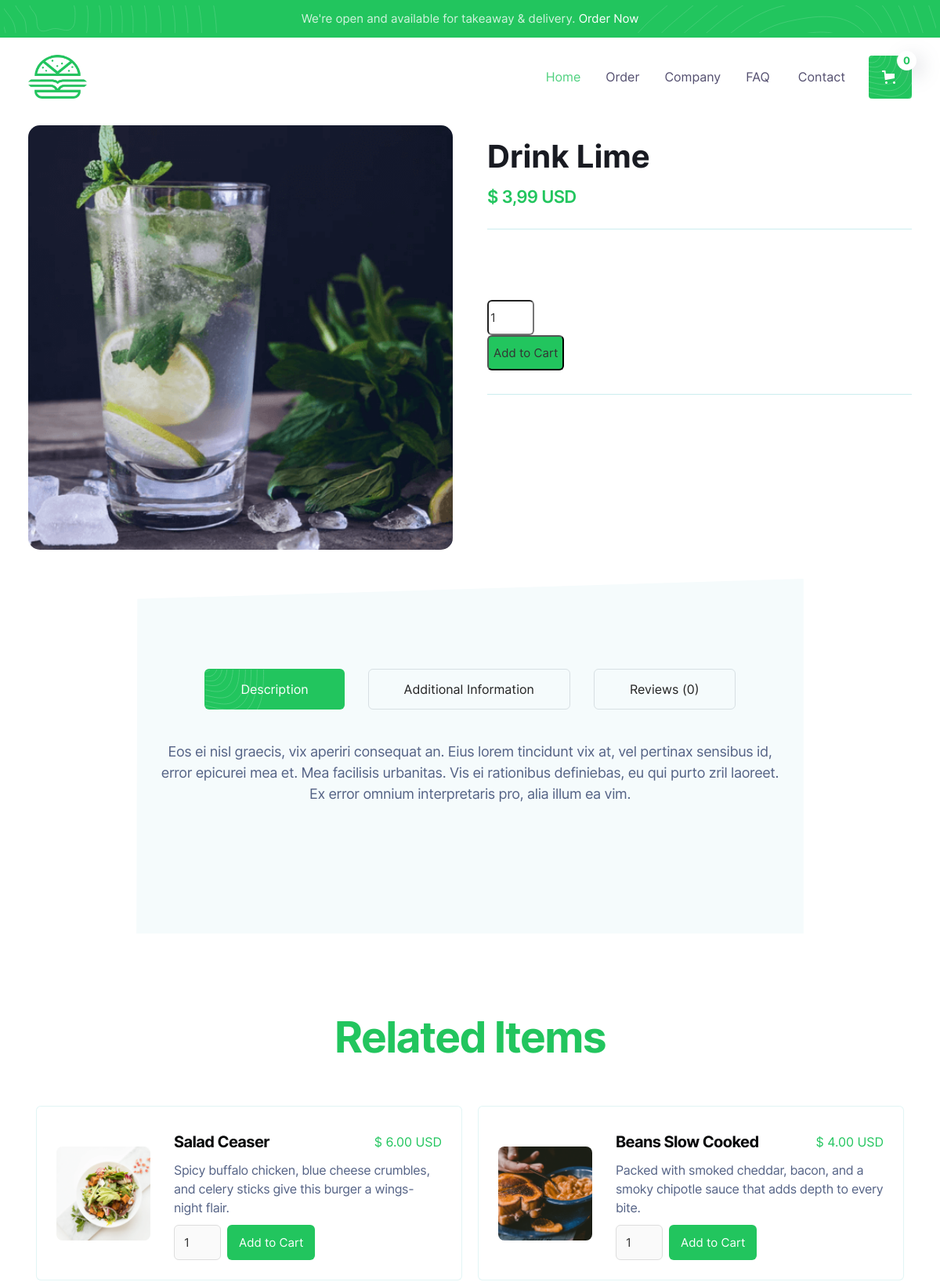
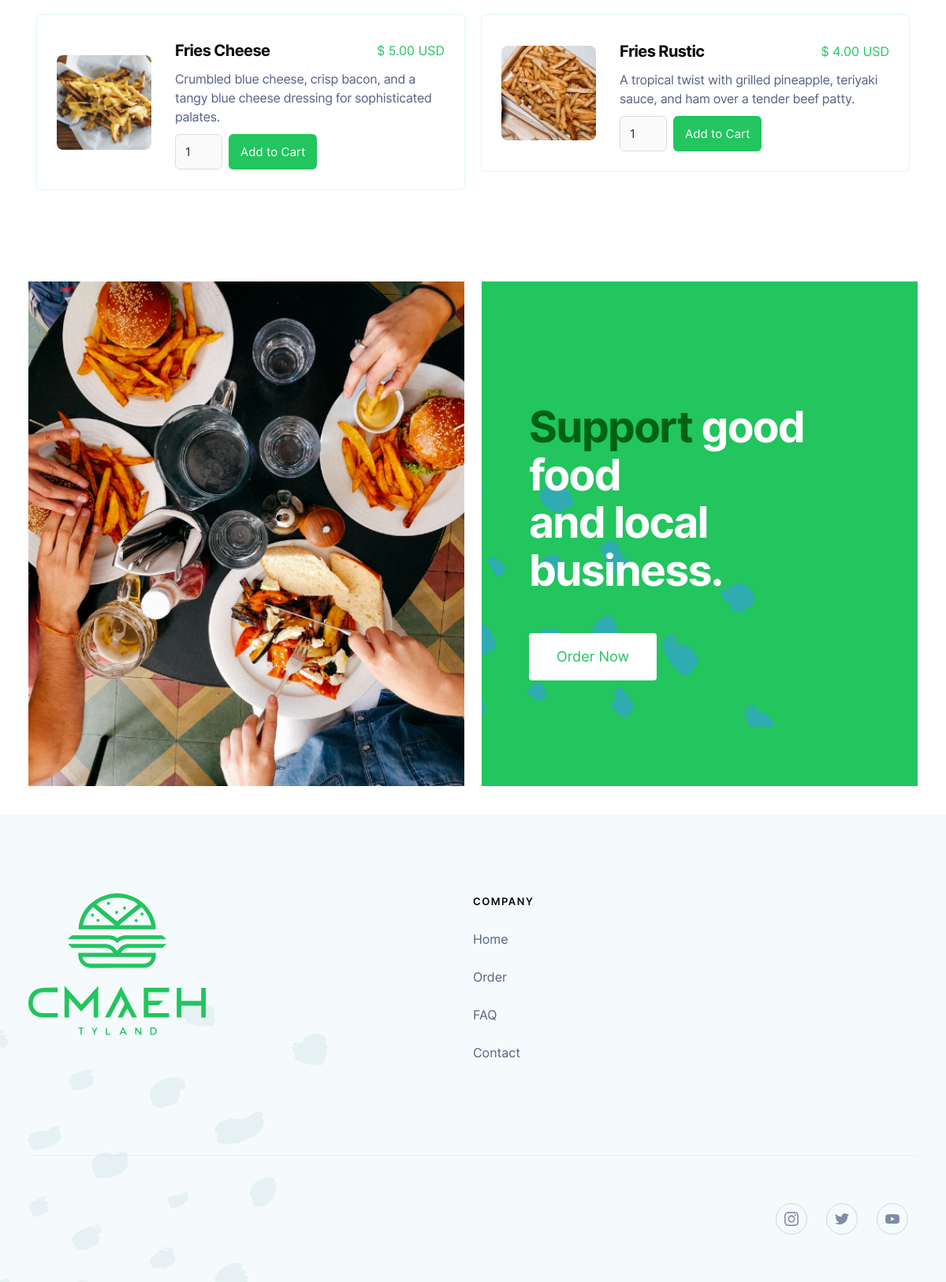
The app's page /product/drink-lime with its own data (2 pictures, top to bottom).
### core/models.py (models this page shows, shortened)
class Product(models.Model):
  BURGER = 'burgers'
  SIDE = 'sides'
  DRINK = 'drinks'
  CATEGORY_CHOICES = [
    (BURGER, 'Burgers'),
    (SIDE, 'Sides'),
    (DRINK, 'Drinks'),
  ]
  title = models.CharField(max_length=100)
  subtitle = models.CharField(max_length=200,  blank=True)
  price = models.DecimalField(max_digits=10, decimal_places=2)
  description = models.TextField()
  is_featured = models.BooleanField(default=False)
  slug = AutoSlugField(populate_from='title', unique=True, blank=True)
  image = models.ImageField(null=True)
  category = models.CharField(null=True,max_length=100, choices=CATEGORY_CHOICES)
  additional_info = models.TextField(blank=True)
  created_at = models.DateTimeField(auto_now_add=True)
  updated_at = models.DateTimeField(auto_now=True)

### core/views.py (the view)
# urls.py: path('product/<slug:slug>', views.ProductView.as_view(), name='product_details'),
class ProductView(DetailView):
    model = Product
    context_object_name = 'product'
    template_name = "core/product.html"
    def get_context_data(self, **kwargs):
        context = super().get_context_data(**kwargs)
        return context

### core/templates/core/product.html (shortened to what this page needs)
{% extends 'core/base.html' %} {% load static %}  {% block content %}
<div class="content-section-short reduce-m">
    <div class="container">
        <div class="w-layout-grid product-grid">
            <div class="product-image-wrapper">
                <img data-wf-sku-bindings="%5B%7B%22from%22%3A%22f_main_image_4dr%22%2C%22to%22%3A%22src%22%7D%5D" src="{% static 'media/' %}{{product.image}}" alt="Beans Slow Cooked" class="product-image" />
            </div>
            <div class="product-content">
                <h3>{{product.title}}</h3>
                <div data-wf-sku-bindings="%5B%7B%22from%22%3A%22f_price_%22%2C%22to%22%3A%22innerHTML%22%7D%5D" class="price-text">$ {{product.price}} USD</div>
                <div class="plain-line"></div>
                <div class="full-details w-richtext">
                </div>
                <div>
                    <form method="post" action="/add_to_cart/{{ product.id }}/">
                        <input type="number" pattern="^[0-9]+$" inputMode="numeric" id="quantity-{{ product.id }}" name="quantity" min="1" class="quantity" value="1">
                        <input type="submit" class="order-button" value="Add to Cart">
                    </form>
                </div>
                <div class="plain-line"></div>
            </div>
        </div>
    </div>
</div>
<div class="content-section-bg">
    <div class="container-tight">
        <div data-duration-in="300" data-duration-out="100" data-current="Tab 1" data-easing="ease" class="w-tabs">
            <div class="tab-menu w-tab-menu">
                <a data-w-tab="Tab 1" class="tab-link-round w-inline-block w-tab-link w--current">
                    <div>Description</div>
                </a>
                <a data-w-tab="Tab 2" class="tab-link-round w-inline-block w-tab-link">
                    <div>Additional Information</div>
                </a>
                <a data-w-tab="Tab 3" class="tab-link-round w-inline-block w-tab-link">
                    <div>Reviews (0)</div>
                </a>
            </div>
            <div class="w-tab-content">
                <div data-w-tab="Tab 1" class="w-tab-pane w--tab-active">
                    <div class="additional-details w-richtext">
                        <p>{{product.description}}</p>
                    </div>
                </div>
            </div>
        </div>
    </div>
</div>
<div class="content-section-short">
    <div class="container">
        <div class="title-wrap-centre">
            <h2>Related Items</h2>
        </div>
        <div class="w-dyn-list">
            <div role="list" class="w-dyn-items w-row">
                <div role="listitem" class="menu-item w-dyn-item w-col w-col-6">
                    <div class="food-card">
                        <a href="/product/salad-ceaser" class="food-image-square w-inline-block"><img alt="" data-wf-sku-bindings="%5B%7B%22from%22%3A%22f_main_image_4dr%22%2C%22to%22%3A%22src%22%7D%5D" src="../images/side-2006.png" class="food-image" /></a>
                        <div class="food-card-content">
                            <a href="/product/salad-ceaser" class="food-title-wrap w-inline-block">
                                <h6>Salad Ceaser</h6>
                                <div data-wf-sku-bindings="%5B%7B%22from%22%3A%22f_price_%22%2C%22to%22%3A%22innerHTML%22%7D%5D" class="price">$ 6.00 USD</div>
                            </a>
                            <p class="paragraph">Spicy buffalo chicken, blue cheese crumbles, and celery sticks give this burger a wings-night flair.</p>
                            <div class="add-to-cart">
                                <form data-node-type="commerce-add-to-cart-form" data-commerce-sku-id="661ec1154c61f3baf573e318" data-loading-text="Adding to cart..." data-commerce-product-id="661ec1154c61f3baf573e2cb" class="w-commerce-commerceaddtocartform default-state"><input type="number" pattern="^[0-9]+$" inputMode="numeric" id="quantity-77d000eb734842aa4cf87b0bb03800c1" name="commerce-add-to-cart-quantity-input" min="1" class="w-commerce-commerceaddtocartquantityinput quantity" value="1"
                                    /><input type="submit" data-node-type="commerce-add-to-cart-button" data-loading-text="Adding to cart..." aria-busy="false" aria-haspopup="dialog" class="w-commerce-commerceaddtocartbutton order-button" value="Add to Cart"
                                    /></form>
                            </div>
                        </div>
                    </div>
                </div>
                <div role="listitem" class="menu-item w-dyn-item w-col w-col-6">
                    <div class="food-card">
                        <a href="/product/beans-slow-cooked" aria-current="page" class="food-image-square w-inline-block w--current"><img alt="" data-wf-sku-bindings="%5B%7B%22from%22%3A%22f_main_image_4dr%22%2C%22to%22%3A%22src%22%7D%5D" src="../images/side-2005.png" class="food-image" /></a>
                        <div class="food-card-content">
                            <a href="/product/beans-slow-cooked" aria-current="page" class="food-title-wrap w-inline-block w--current">
                                <h6>Beans Slow Cooked</h6>
                                <div data-wf-sku-bindings="%5B%7B%22from%22%3A%22f_price_%22%2C%22to%22%3A%22innerHTML%22%7D%5D" class="price">$ 4.00 USD</div>
                            </a>
                            <p class="paragraph">Packed with smoked cheddar, bacon, and a smoky chipotle sauce that adds depth to every bite.</p>
                            <div class="add-to-cart">
                                <form data-node-type="commerce-add-to-cart-form" data-commerce-sku-id="661ec1154c61f3baf573e315" data-loading-text="Adding to cart..." data-commerce-product-id="661ec1154c61f3baf573e2ca" class="w-commerce-commerceaddtocartform default-state"><input type="number" pattern="^[0-9]+$" inputMode="numeric" id="quantity-77d000eb734842aa4cf87b0bb03800c1" name="commerce-add-to-cart-quantity-input" min="1" class="w-commerce-commerceaddtocartquantityinput quantity" value="1"
                                    /><input type="submit" data-node-type="commerce-add-to-cart-button" data-loading-text="Adding to cart..." aria-busy="false" aria-haspopup="dialog" class="w-commerce-commerceaddtocartbutton order-button" value="Add to Cart"
                                    /></form>
                            </div>
                        </div>
                    </div>
                </div>
                <div role="listitem" class="menu-item w-dyn-item w-col w-col-6">
                    <div class="food-card">
                        <a href="/product/fries-cheese" class="food-image-square w-inline-block"><img alt="" data-wf-sku-bindings="%5B%7B%22from%22%3A%22f_main_image_4dr%22%2C%22to%22%3A%22src%22%7D%5D" src="../images/side-2002.png" class="food-image" /></a>
                        <div class="food-card-content">
                            <a href="/product/fries-cheese" class="food-title-wrap w-inline-block">
                                <h6>Fries Cheese</h6>
                                <div data-wf-sku-bindings="%5B%7B%22from%22%3A%22f_price_%22%2C%22to%22%3A%22innerHTML%22%7D%5D" class="price">$ 5.00 USD</div>
                            </a>
                            <p class="paragraph">Crumbled blue cheese, crisp bacon, and a tangy blue cheese dressing for sophisticated palates.</p>
                            <div class="add-to-cart">
                                <form data-node-type="commerce-add-to-cart-form" data-commerce-sku-id="661ec1154c61f3baf573e313" data-loading-text="Adding to cart..." data-commerce-product-id="661ec1154c61f3baf573e2cd" class="w-commerce-commerceaddtocartform default-state"><input type="number" pattern="^[0-9]+$" inputMode="numeric" id="quantity-77d000eb734842aa4cf87b0bb03800c1" name="commerce-add-to-cart-quantity-input" min="1" class="w-commerce-commerceaddtocartquantityinput quantity" value="1"
                                    /><input type="submit" data-node-type="commerce-add-to-cart-button" data-loading-text="Adding to cart..." aria-busy="false" aria-haspopup="dialog" class="w-commerce-commerceaddtocartbutton order-button" value="Add to Cart"
                                    /></form>
                            </div>
                        </div>
                    </div>
                </div>
                <div role="listitem" class="menu-item w-dyn-item w-col w-col-6">
                    <div class="food-card">
                        <a href="/product/fries-rustic" class="food-image-square w-inline-block"><img alt="" data-wf-sku-bindings="%5B%7B%22from%22%3A%22f_main_image_4dr%22%2C%22to%22%3A%22src%22%7D%5D" src="../images/side-2003.png" class="food-image" /></a>
                        <div class="food-card-content">
                            <a href="/product/fries-rustic" class="food-title-wrap w-inline-block">
                                <h6>Fries Rustic</h6>
                                <div data-wf-sku-bindings="%5B%7B%22from%22%3A%22f_price_%22%2C%22to%22%3A%22innerHTML%22%7D%5D" class="price">$ 4.00 USD</div>
                            </a>
                            <p class="paragraph">A tropical twist with grilled pineapple, teriyaki sauce, and ham over a tender beef patty.
                            </p>
                            <div class="add-to-cart">
                                <form data-node-type="commerce-add-to-cart-form" data-commerce-sku-id="661ec1154c61f3baf573e31c" data-loading-text="Adding to cart..." data-commerce-product-id="661ec1154c61f3baf573e2c4" class="w-commerce-commerceaddtocartform default-state"><input type="number" pattern="^[0-9]+$" inputMode="numeric" id="quantity-77d000eb734842aa4cf87b0bb03800c1" name="commerce-add-to-cart-quantity-input" min="1" class="w-commerce-commerceaddtocartquantityinput quantity" value="1"
                                    /><input type="submit" data-node-type="commerce-add-to-cart-button" data-loading-text="Adding to cart..." aria-busy="false" aria-haspopup="dialog" class="w-commerce-commerceaddtocartbutton order-button" value="Add to Cart"
                                    /></form>
                            </div>
                        </div>
                    </div>
                </div>
            </div>
        </div>
    </div>
</div>
<div class="cta-section">
    <div class="w-layout-grid cta-grid">
        <div class="cta-image"></div>
        <div class="cta-content">
            <h1 class="cta-heading"><span class="dark-span">Support</span> good food<br />and local business.</h1><a href="/order" class="button-white button-space w-button">Order Now</a>
        </div>
    </div>
</div>
{% endblock %}

### core/templates/core/base.html (shortened to what this page needs)
<!DOCTYPE html>
<html data-wf-page="661ec1154c61f3baf573e28c" data-wf-site="661ec1154c61f3baf573e25b" lang="en">
<head>
    {% load static %}
    <link href="{% static 'css/webflow-style.css' %}" rel="stylesheet" type="text/css" />
</head>
<body>
    <div id="Banner" class="banner">
        <div class="banner-wrap">
            <div class="notice-text">We&#x27;re open and available for takeaway &amp; delivery. <a href="/order" class="white-link">Order Now</a></div>
        </div>
    </div>
    <div data-animation="default" class="navbar w-nav" data-easing2="ease" data-easing="ease" data-collapse="medium" data-w-id="33c883c6-4afc-cc73-3bca-d2857a9d4bc2" role="banner" data-duration="400" id="Navigation">
        <div class="navigation-container">
            <div class="navigation-left">
                <a href="/" aria-current="page" class="brand w-nav-brand w--current"><img src="{% static 'images/32logo-20cmaeh_1-40288x.webp' %}" width="40" sizes="(max-width: 479px) 21vw, 75px" srcset="{% static 'images/32logo-20cmaeh_1-40288x-p-500.webp' %} 500w, {% static 'images/32logo-20cmaeh_1-40288x.webp'%} 1488w"
                        alt="" class="image" /></a>
            </div>
            <div class="navigation-right">
                <nav role="navigation" class="nav-menu w-nav-menu"><a href="/" aria-current="page" class="nav-link w-nav-link w--current">Home</a><a href="/order" class="nav-link w-nav-link">Order</a><a href="/company" class="nav-link w-nav-link">Company</a><a href="/faq" class="nav-link w-nav-link">FAQ</a>
                    <a href="mailto:hello@website.com?subject=Hi" class="nav-link w-nav-link">Contact</a>
                </nav>
                {% include 'core/partials/cart.html' %}
            </div>
        </div>
    </div>
    {% block content %}{% endblock %}
    <div class="footer">
        <div class="container">
            <div class="w-layout-grid footer-grid">
                <div id="w-node-_67f7db32-28d2-9f37-8b84-a159dcc6da5a-dcc6da57" class="footer-column"><img src="{% static 'images/32all-20logo.svg' %}" width="40" alt="" class="footer-logo" /></div>
                <div id="w-node-_67f7db32-28d2-9f37-8b84-a159dcc6da5e-dcc6da57" class="footer-column">
                    <div class="title">company</div><a href="/" aria-current="page" class="footer-link w--current">Home</a><a href="/order" class="footer-link">Order</a><a href="/faq" class="footer-link">FAQ</a><a href="mailto:hello@website.com?subject=Hi" class="footer-link">Contact</a></div>
            </div>
            <div class="footer-legal">
                <div class="footer-detail-left"></div>
                <div class="footer-detail-right">
                    <div class="social-icon-wrap">
                        <a href="#" class="social-link w-inline-block"><img src="{% static 'images/social-instagram.svg'%}" alt="" class="social-icon" /></a>
                        <a href="#" class="social-link w-inline-block"><img src="{% static 'images/social-twitter.svg'%}" alt="" class="social-icon" /></a>
                        <a href="#" class="social-link w-inline-block"><img src="{% static 'images/social-youtube.svg'%}" alt="" class="social-icon" /></a>
                    </div>
                </div>
            </div>
        </div>
    </div>
</body>
</html>

### core/templates/core/partials/cart.html (shortened to what this page needs)
{% load static %}
<div data-node-type="commerce-cart-wrapper" data-open-product="" data-wf-cart-type="rightSidebar" data-wf-page-link-href-prefix="" class="w-commerce-commercecartwrapper">
    <a href="#" data-node-type="commerce-cart-open-link" class="w-commerce-commercecartopenlink cart-button w-inline-block" role="button" aria-haspopup="dialog" aria-label="Open cart"><div data-wf-bindings="%5B%7B%22innerHTML%22%3A%7B%22type%22%3A%22Number%22%2C%22filter%22%3A%7B%22type%22%3A%22numberPrecision%22%2C%22params%22%3A%5B%220%22%2C%22numberPrecision%22%5D%7D%2C%22dataPath%22%3A%22database.commerceOrder.userItemsCount%22%7D%7D%5D" class="w-commerce-commercecartopenlinkcount cart-quantity">{{ request.cart_data.total_quantity }}</div></a>
</div>

### core/templates/core/base.html (style rules this page uses)
body { -webkit-font-smoothing: antialiased; -moz-osx-font-smoothing: grayscale; }
.reduce-m { padding: 12px 3%; }

### records on screen
Product: image (picture), title "Drink Lime", price "3,99", description "Eos ei nisl graecis, vix aperiri consequat an. Eius lorem tincidunt vix at, vel pertinax sensibus id, error epicurei mea et. Mea facilisis urbanitas. Vis ei rationibus definiebas, eu qui purto zril laoreet. Ex error omnium interpretaris pro, alia illum ea vim."

### other values on screen
{{ request.cart_data.total_quantity }} "0"
